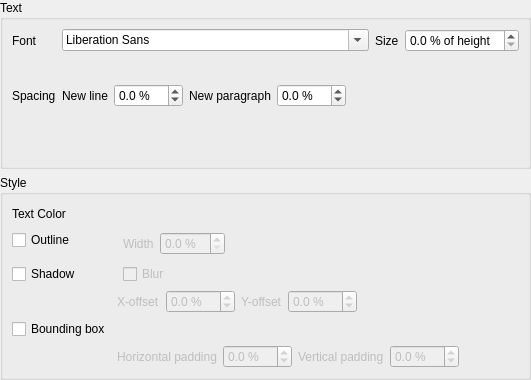
<?xml version="1.0" encoding="UTF-8"?>
<ui version="4.0">
 <class>OsdStyleWidget</class>
 <widget class="QWidget" name="OsdStyleWidget">
  <property name="geometry">
   <rect>
    <x>0</x>
    <y>0</y>
    <width>531</width>
    <height>380</height>
   </rect>
  </property>
  <layout class="QVBoxLayout" name="verticalLayout_3">
   <property name="leftMargin">
    <number>0</number>
   </property>
   <property name="topMargin">
    <number>0</number>
   </property>
   <property name="rightMargin">
    <number>0</number>
   </property>
   <property name="bottomMargin">
    <number>0</number>
   </property>
   <item>
    <widget class="QGroupBox" name="groupBox_11">
     <property name="title">
      <string>Text</string>
     </property>
     <layout class="QFormLayout" name="formLayout">
      <item row="0" column="0">
       <widget class="QLabel" name="label_2">
        <property name="text">
         <string>Font</string>
        </property>
       </widget>
      </item>
      <item row="0" column="1">
       <layout class="QHBoxLayout" name="horizontalLayout">
        <item>
         <widget class="QFontComboBox" name="font_family">
          <property name="sizePolicy">
           <sizepolicy hsizetype="Expanding" vsizetype="Fixed">
            <horstretch>0</horstretch>
            <verstretch>0</verstretch>
           </sizepolicy>
          </property>
         </widget>
        </item>
        <item>
         <widget class="QLabel" name="label_21">
          <property name="text">
           <string>Size</string>
          </property>
         </widget>
        </item>
        <item>
         <widget class="QDoubleSpinBox" name="font_size">
          <property name="accelerated">
           <bool>true</bool>
          </property>
          <property name="suffix">
           <string> % of height</string>
          </property>
          <property name="decimals">
           <number>1</number>
          </property>
          <property name="maximum">
           <double>99.000000000000000</double>
          </property>
          <property name="singleStep">
           <double>1.000000000000000</double>
          </property>
         </widget>
        </item>
       </layout>
      </item>
      <item row="1" column="1">
       <layout class="QHBoxLayout" name="horizontalLayout_8">
        <item>
         <widget class="FontOptionWidget" name="font_option" native="true"/>
        </item>
        <item>
         <spacer name="horizontalSpacer_22">
          <property name="orientation">
           <enum>Qt::Horizontal</enum>
          </property>
          <property name="sizeHint" stdset="0">
           <size>
            <width>40</width>
            <height>20</height>
           </size>
          </property>
         </spacer>
        </item>
       </layout>
      </item>
      <item row="2" column="0">
       <widget class="QLabel" name="spacing">
        <property name="text">
         <string>Spacing</string>
        </property>
       </widget>
      </item>
      <item row="2" column="1">
       <widget class="QWidget" name="spacing_widget" native="true">
        <layout class="QHBoxLayout" name="horizontalLayout_15">
         <property name="leftMargin">
          <number>0</number>
         </property>
         <property name="topMargin">
          <number>0</number>
         </property>
         <property name="rightMargin">
          <number>0</number>
         </property>
         <property name="bottomMargin">
          <number>0</number>
         </property>
         <item>
          <widget class="QLabel" name="label">
           <property name="text">
            <string>New line</string>
           </property>
          </widget>
         </item>
         <item>
          <widget class="QDoubleSpinBox" name="spacing_line">
           <property name="enabled">
            <bool>true</bool>
           </property>
           <property name="accelerated">
            <bool>true</bool>
           </property>
           <property name="suffix">
            <string> %</string>
           </property>
           <property name="decimals">
            <number>1</number>
           </property>
           <property name="minimum">
            <double>-99.000000000000000</double>
           </property>
           <property name="maximum">
            <double>99.000000000000000</double>
           </property>
           <property name="singleStep">
            <double>1.000000000000000</double>
           </property>
          </widget>
         </item>
         <item>
          <widget class="QLabel" name="label_17">
           <property name="text">
            <string>New paragraph</string>
           </property>
          </widget>
         </item>
         <item>
          <widget class="QDoubleSpinBox" name="spacing_paragraph">
           <property name="enabled">
            <bool>true</bool>
           </property>
           <property name="accelerated">
            <bool>true</bool>
           </property>
           <property name="suffix">
            <string> %</string>
           </property>
           <property name="decimals">
            <number>1</number>
           </property>
           <property name="minimum">
            <double>-99.000000000000000</double>
           </property>
           <property name="maximum">
            <double>99.000000000000000</double>
           </property>
           <property name="singleStep">
            <double>1.000000000000000</double>
           </property>
          </widget>
         </item>
         <item>
          <spacer name="horizontalSpacer_14">
           <property name="orientation">
            <enum>Qt::Horizontal</enum>
           </property>
           <property name="sizeHint" stdset="0">
            <size>
             <width>24</width>
             <height>20</height>
            </size>
           </property>
          </spacer>
         </item>
        </layout>
       </widget>
      </item>
     </layout>
    </widget>
   </item>
   <item>
    <widget class="QGroupBox" name="groupBox">
     <property name="title">
      <string>Style</string>
     </property>
     <layout class="QFormLayout" name="formLayout_2">
      <item row="0" column="0">
       <widget class="QLabel" name="label_7">
        <property name="text">
         <string>Text Color</string>
        </property>
       </widget>
      </item>
      <item row="0" column="1">
       <layout class="QHBoxLayout" name="horizontalLayout_2">
        <item>
         <widget class="ColorSelectWidget" name="font_color" native="true"/>
        </item>
        <item>
         <spacer name="horizontalSpacer">
          <property name="orientation">
           <enum>Qt::Horizontal</enum>
          </property>
          <property name="sizeHint" stdset="0">
           <size>
            <width>40</width>
            <height>20</height>
           </size>
          </property>
         </spacer>
        </item>
       </layout>
      </item>
      <item row="1" column="0">
       <widget class="QCheckBox" name="outline">
        <property name="text">
         <string>Outline</string>
        </property>
       </widget>
      </item>
      <item row="1" column="1">
       <widget class="QWidget" name="outline_widget" native="true">
        <property name="enabled">
         <bool>false</bool>
        </property>
        <layout class="QHBoxLayout" name="horizontalLayout_3">
         <property name="leftMargin">
          <number>0</number>
         </property>
         <property name="topMargin">
          <number>0</number>
         </property>
         <property name="rightMargin">
          <number>0</number>
         </property>
         <property name="bottomMargin">
          <number>0</number>
         </property>
         <item>
          <widget class="ColorSelectWidget" name="outline_color" native="true"/>
         </item>
         <item>
          <widget class="QLabel" name="label_5">
           <property name="text">
            <string>Width</string>
           </property>
          </widget>
         </item>
         <item>
          <widget class="QDoubleSpinBox" name="outline_width">
           <property name="accelerated">
            <bool>true</bool>
           </property>
           <property name="suffix">
            <string> %</string>
           </property>
           <property name="decimals">
            <number>1</number>
           </property>
           <property name="maximum">
            <double>99.000000000000000</double>
           </property>
           <property name="singleStep">
            <double>1.000000000000000</double>
           </property>
          </widget>
         </item>
         <item>
          <spacer name="horizontalSpacer_2">
           <property name="orientation">
            <enum>Qt::Horizontal</enum>
           </property>
           <property name="sizeHint" stdset="0">
            <size>
             <width>253</width>
             <height>28</height>
            </size>
           </property>
          </spacer>
         </item>
        </layout>
       </widget>
      </item>
      <item row="2" column="0">
       <widget class="QCheckBox" name="shadow">
        <property name="text">
         <string>Shadow</string>
        </property>
       </widget>
      </item>
      <item row="2" column="1">
       <widget class="QWidget" name="shadow_widget" native="true">
        <property name="enabled">
         <bool>false</bool>
        </property>
        <layout class="QVBoxLayout" name="verticalLayout_2">
         <property name="leftMargin">
          <number>0</number>
         </property>
         <property name="topMargin">
          <number>0</number>
         </property>
         <property name="rightMargin">
          <number>0</number>
         </property>
         <property name="bottomMargin">
          <number>0</number>
         </property>
         <item>
          <layout class="QHBoxLayout" name="horizontalLayout_4">
           <item>
            <widget class="ColorSelectWidget" name="shadow_color" native="true">
             <property name="sizePolicy">
              <sizepolicy hsizetype="Preferred" vsizetype="Preferred">
               <horstretch>0</horstretch>
               <verstretch>0</verstretch>
              </sizepolicy>
             </property>
            </widget>
           </item>
           <item>
            <widget class="QCheckBox" name="shadow_blur">
             <property name="text">
              <string>Blur</string>
             </property>
            </widget>
           </item>
           <item>
            <spacer name="horizontalSpacer_4">
             <property name="orientation">
              <enum>Qt::Horizontal</enum>
             </property>
             <property name="sizeHint" stdset="0">
              <size>
               <width>40</width>
               <height>20</height>
              </size>
             </property>
            </spacer>
           </item>
          </layout>
         </item>
         <item>
          <layout class="QHBoxLayout" name="horizontalLayout_7">
           <item>
            <widget class="QLabel" name="label_8">
             <property name="text">
              <string>X-offset</string>
             </property>
            </widget>
           </item>
           <item>
            <widget class="QDoubleSpinBox" name="shadow_offset_x">
             <property name="accelerated">
              <bool>true</bool>
             </property>
             <property name="suffix">
              <string> %</string>
             </property>
             <property name="decimals">
              <number>1</number>
             </property>
             <property name="minimum">
              <double>-99.000000000000000</double>
             </property>
             <property name="maximum">
              <double>99.000000000000000</double>
             </property>
             <property name="singleStep">
              <double>1.000000000000000</double>
             </property>
            </widget>
           </item>
           <item>
            <widget class="QLabel" name="label_15">
             <property name="text">
              <string>Y-offset</string>
             </property>
            </widget>
           </item>
           <item>
            <widget class="QDoubleSpinBox" name="shadow_offset_y">
             <property name="accelerated">
              <bool>true</bool>
             </property>
             <property name="suffix">
              <string> %</string>
             </property>
             <property name="decimals">
              <number>1</number>
             </property>
             <property name="minimum">
              <double>-99.000000000000000</double>
             </property>
             <property name="maximum">
              <double>99.000000000000000</double>
             </property>
             <property name="singleStep">
              <double>1.000000000000000</double>
             </property>
            </widget>
           </item>
           <item>
            <spacer name="horizontalSpacer_3">
             <property name="orientation">
              <enum>Qt::Horizontal</enum>
             </property>
             <property name="sizeHint" stdset="0">
              <size>
               <width>40</width>
               <height>20</height>
              </size>
             </property>
            </spacer>
           </item>
          </layout>
         </item>
        </layout>
       </widget>
      </item>
      <item row="3" column="0">
       <widget class="QCheckBox" name="bbox">
        <property name="text">
         <string>Bounding box</string>
        </property>
       </widget>
      </item>
      <item row="3" column="1">
       <widget class="QWidget" name="bbox_widget" native="true">
        <property name="enabled">
         <bool>false</bool>
        </property>
        <layout class="QVBoxLayout" name="verticalLayout">
         <property name="leftMargin">
          <number>0</number>
         </property>
         <property name="topMargin">
          <number>0</number>
         </property>
         <property name="rightMargin">
          <number>0</number>
         </property>
         <property name="bottomMargin">
          <number>0</number>
         </property>
         <item>
          <layout class="QHBoxLayout" name="horizontalLayout_5">
           <item>
            <widget class="ColorSelectWidget" name="bbox_color" native="true"/>
           </item>
           <item>
            <spacer name="horizontalSpacer_20">
             <property name="orientation">
              <enum>Qt::Horizontal</enum>
             </property>
             <property name="sizeHint" stdset="0">
              <size>
               <width>54</width>
               <height>20</height>
              </size>
             </property>
            </spacer>
           </item>
          </layout>
         </item>
         <item>
          <layout class="QHBoxLayout" name="horizontalLayout_6">
           <item>
            <widget class="QLabel" name="label_46">
             <property name="text">
              <string>Horizontal padding</string>
             </property>
            </widget>
           </item>
           <item>
            <widget class="QDoubleSpinBox" name="bbox_hpadding">
             <property name="accelerated">
              <bool>true</bool>
             </property>
             <property name="suffix">
              <string> %</string>
             </property>
             <property name="decimals">
              <number>1</number>
             </property>
             <property name="minimum">
              <double>-99.000000000000000</double>
             </property>
             <property name="maximum">
              <double>99.000000000000000</double>
             </property>
             <property name="singleStep">
              <double>1.000000000000000</double>
             </property>
            </widget>
           </item>
           <item>
            <widget class="QLabel" name="label_48">
             <property name="text">
              <string>Vertical padding</string>
             </property>
            </widget>
           </item>
           <item>
            <widget class="QDoubleSpinBox" name="bbox_vpadding">
             <property name="accelerated">
              <bool>true</bool>
             </property>
             <property name="suffix">
              <string> %</string>
             </property>
             <property name="decimals">
              <number>1</number>
             </property>
             <property name="minimum">
              <double>-99.000000000000000</double>
             </property>
             <property name="maximum">
              <double>99.000000000000000</double>
             </property>
             <property name="singleStep">
              <double>1.000000000000000</double>
             </property>
            </widget>
           </item>
           <item>
            <spacer name="horizontalSpacer_19">
             <property name="orientation">
              <enum>Qt::Horizontal</enum>
             </property>
             <property name="sizeHint" stdset="0">
              <size>
               <width>54</width>
               <height>20</height>
              </size>
             </property>
            </spacer>
           </item>
          </layout>
         </item>
        </layout>
       </widget>
      </item>
     </layout>
    </widget>
   </item>
  </layout>
 </widget>
 <customwidgets>
  <customwidget>
   <class>ColorSelectWidget</class>
   <extends>QWidget</extends>
   <header>widget/colorselectwidget.hpp</header>
   <container>1</container>
  </customwidget>
  <customwidget>
   <class>FontOptionWidget</class>
   <extends>QWidget</extends>
   <header>widget/fontoptionwidget.hpp</header>
   <container>1</container>
  </customwidget>
 </customwidgets>
 <resources/>
 <connections>
  <connection>
   <sender>outline</sender>
   <signal>toggled(bool)</signal>
   <receiver>outline_widget</receiver>
   <slot>setEnabled(bool)</slot>
   <hints>
    <hint type="sourcelabel">
     <x>99</x>
     <y>215</y>
    </hint>
    <hint type="destinationlabel">
     <x>282</x>
     <y>228</y>
    </hint>
   </hints>
  </connection>
  <connection>
   <sender>shadow</sender>
   <signal>toggled(bool)</signal>
   <receiver>shadow_widget</receiver>
   <slot>setEnabled(bool)</slot>
   <hints>
    <hint type="sourcelabel">
     <x>90</x>
     <y>253</y>
    </hint>
    <hint type="destinationlabel">
     <x>231</x>
     <y>267</y>
    </hint>
   </hints>
  </connection>
  <connection>
   <sender>bbox</sender>
   <signal>toggled(bool)</signal>
   <receiver>bbox_widget</receiver>
   <slot>setEnabled(bool)</slot>
   <hints>
    <hint type="sourcelabel">
     <x>88</x>
     <y>333</y>
    </hint>
    <hint type="destinationlabel">
     <x>170</x>
     <y>330</y>
    </hint>
   </hints>
  </connection>
 </connections>
</ui>
